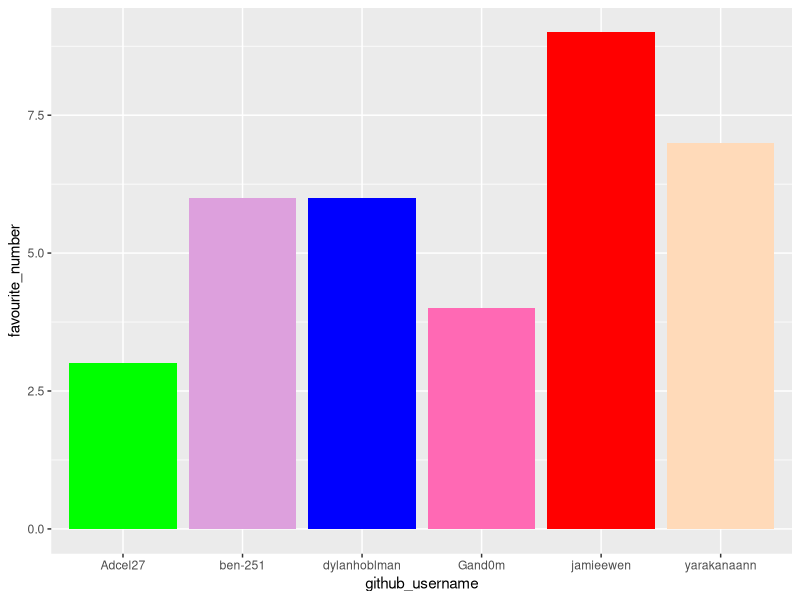
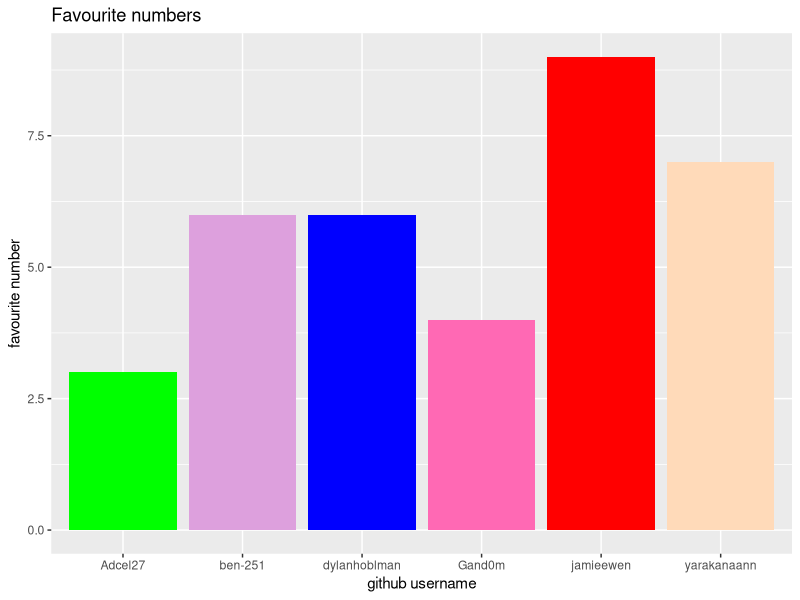
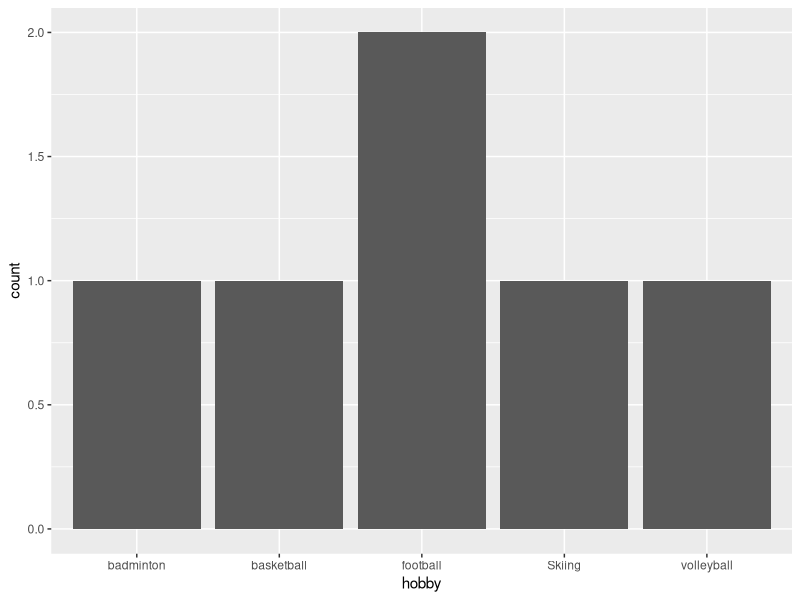

Write R code to recreate these figures, in order.
## ---- chunk 1
library(tidyverse) 
## ---- chunk 2
team_data <- tibble(
  name = c("Jamie", "Adam", "Ben", "Gigi", "Dylan","Yara"),
  
  github_username = c("jamieewen", "Adcel27", "ben-251", "Gand0m", "dylanhoblman","yarakanaann"),
  
  colour = c("red", "green", "plum", "hotpink", "blue", "peachpuff"),
  
  hobby = c("football", "Skiing", "badminton", "volleyball", "football","basketball"),
  
  favourite_number = c(9, 3, 6, 4, 6, 7),
  )

team_data
## ---- chunk 3
p1 <- ggplot(data = team_data, 
             mapping = aes(x = github_username, 
                           y = favourite_number,
                           fill = colour), 
             ) +
   geom_col() +
   scale_fill_identity()
p1
## ---- chunk 4
p1 + labs(x = "github username", 
          y = "favourite number",
          title = "Favourite numbers")
## ---- chunk 5
p2 <- ggplot(team_data, aes(x = hobby)) +
  geom_bar()
p2
